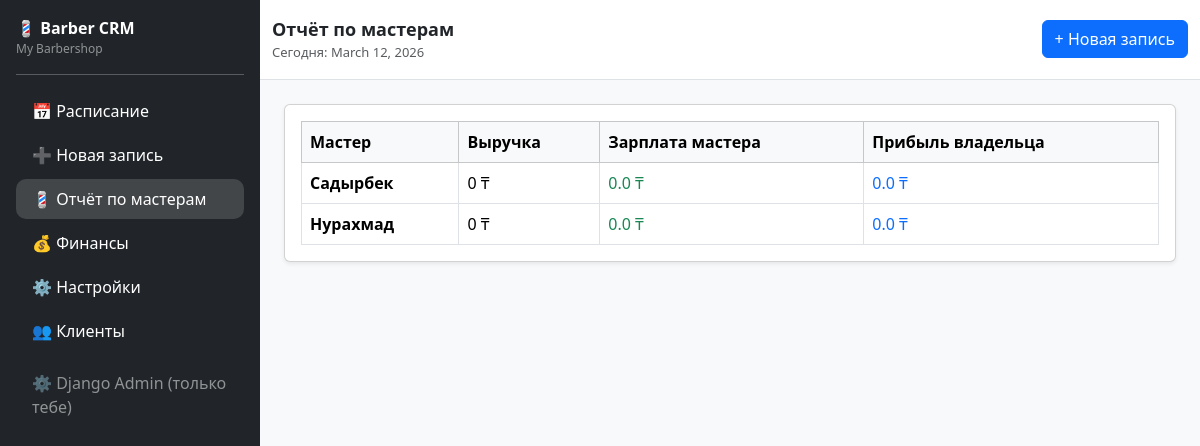
Page /barbers/ (signed in) on the earlier database version.
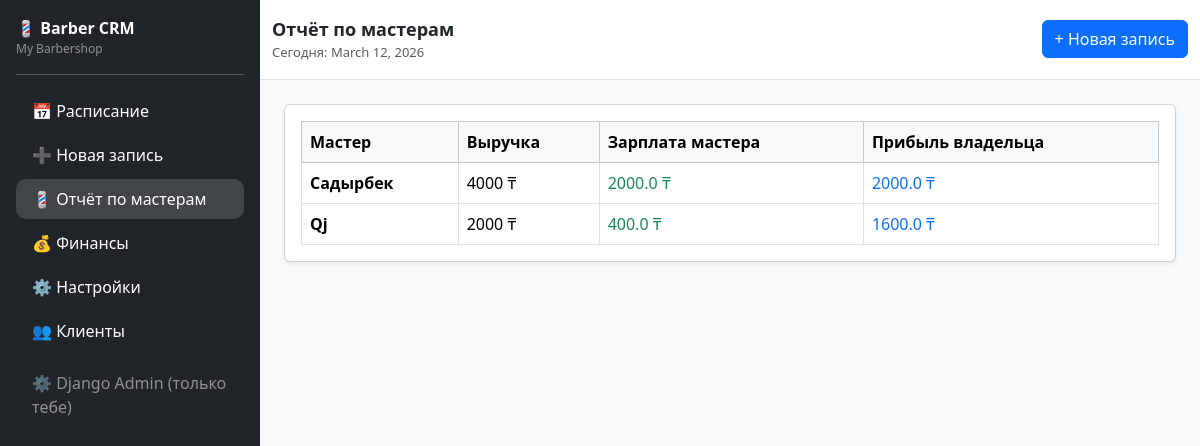
Same page on the later database version.
### core/models.py (models this page shows, shortened)
class TimestampedModel(models.Model):
    created_at = models.DateTimeField(auto_now_add=True)
    updated_at = models.DateTimeField(auto_now=True)
    class Meta:
        abstract = True

class Barber(TimestampedModel):
    shop = models.ForeignKey(
        Shop,
        on_delete=models.CASCADE,
        related_name="barbers"
    )
    name = models.CharField(max_length=120)
    phone = models.CharField(max_length=30, blank=True)
    is_active = models.BooleanField(default=True)
    commission_percent = models.PositiveSmallIntegerField(default=50)

### core/views.py (the view)
# urls.py: path("barbers/", barber_report, name="barber_report"),
@login_required
def barber_report(request):
    shop = request.user.shop
    today = timezone.localdate()
    data = []
    for barber in Barber.objects.filter(shop=shop):
        total = (
            Payment.objects.filter(
                appointment__shop=shop,
                appointment__barber=barber,
                appointment__start_at__date=today,
                is_paid=True
            )
            .aggregate(total=Sum("amount_kzt"))["total"]
            or 0
        )
        salary = total * barber.commission_percent / 100
        owner_profit = total - salary
        data.append({
            "barber": barber,
            "total": total,
            "salary": round(salary, 2),
            "owner_profit": round(owner_profit, 2),
        })
    return render(request, "barber_report.html", {
        "data": data,
        "today": today,
    })

### core/context_processors.py (called while the page is built)
def current_shop(request):
    return {"current_shop": Shop.objects.first()}

### core/templates/barber_report.html
{% extends "base.html" %}
{% block page_title %}Отчёт по мастерам{% endblock %}
{% block page_subtitle %}Сегодня: {{ today }}{% endblock %}
{% block content %}
<div class="card shadow-sm">
    <div class="card-body">
        <table class="table table-bordered align-middle mb-0">
            <thead class="table-light">
                <tr>
                    <th>Мастер</th>
                    <th>Выручка</th>
                    <th>Зарплата мастера</th>
                    <th>Прибыль владельца</th>
                </tr>
            </thead>
            <tbody>
                {% for row in data %}
                <tr>
                    <td class="fw-semibold">{{ row.barber.name }}</td>
                    <td>{{ row.total }} ₸</td>
                    <td class="text-success">{{ row.salary }} ₸</td>
                    <td class="text-primary">{{ row.owner_profit }} ₸</td>
                </tr>
                {% empty %}
                <tr>
                    <td colspan="4" class="text-center text-muted">Нет данных</td>
                </tr>
                {% endfor %}
            </tbody>
        </table>
    </div>
</div>
{% endblock %}

Differences in the rows shown:
computed for Barber "Садырбек": total "0" → "4000"; salary "0.0" → "2000.0"; owner_profit "0.0" → "2000.0"
changed Barber (number 2 of 2 on the later page): barber.name "Нурахмад" → "Qj"; total "0" → "2000"; salary "0.0" → "400.0"; owner_profit "0.0" → "1600.0"
